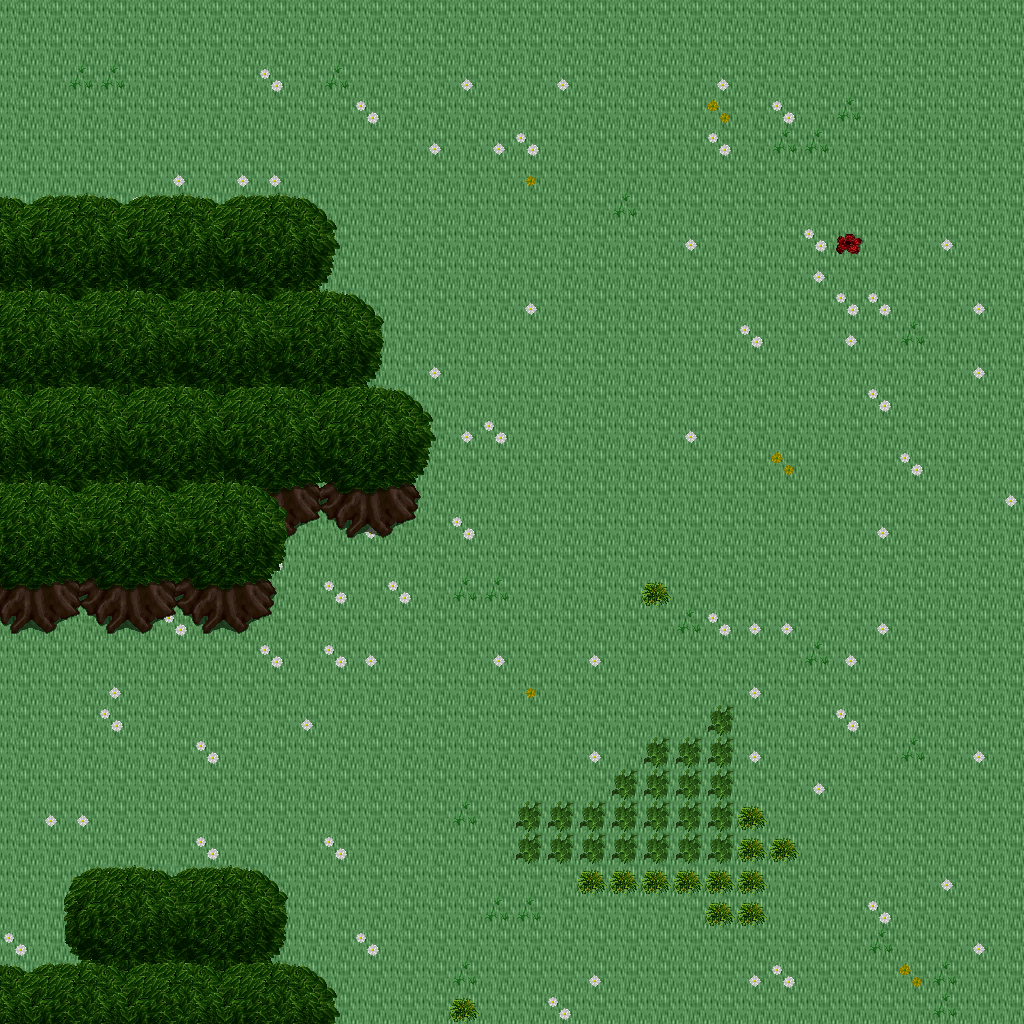

A level layout from a 2D game, rendered from its tile map. Below: a short description, then the map file with tile-grid data replaced by summaries:
An orthogonal 32x32 tile map with 32x32 px tiles, 5 tile layers (Ground, Objects, Objects2, Above, ...), 1 hidden layer not drawn, 13 tilesets.

<map version="1.10" tiledversion="1.11.0" orientation="orthogonal" renderorder="right-down" width="32" height="32" tilewidth="32" tileheight="32" infinite="0" nextlayerid="11" nextobjectid="1">
 <tileset firstgid="1" name="ground_ground" tilewidth="32" tileheight="32" tilecount="33" columns="3">
  <image source="../drawable/ground_ground.png" width="96" height="352" />
 </tileset>
 <tileset firstgid="34" name="plant_grasses" tilewidth="32" tileheight="32" tilecount="6" columns="3">
  <image source="../drawable/plant_grasses.png" width="96" height="64" />
 </tileset>
 <tileset firstgid="40" name="plant_flower_daisy_white" tilewidth="32" tileheight="32" tilecount="8" columns="2">
  <image source="../drawable/plant_flower_daisy_white.png" width="64" height="128" />
 </tileset>
 <tileset firstgid="48" name="plant_flower_daisy_yellow" tilewidth="32" tileheight="32" tilecount="8" columns="2">
  <image source="../drawable/plant_flower_daisy_yellow.png" width="64" height="128" />
 </tileset>
 <tileset firstgid="56" name="plant_bush_bushes" tilewidth="32" tileheight="32" tilecount="10" columns="5">
  <image source="../drawable/plant_bush_bushes.png" width="160" height="64" />
 </tileset>
 <tileset firstgid="66" name="plant_tree_tree_darkgreen" tilewidth="32" tileheight="32" tilecount="88" columns="8">
  <image source="../drawable/plant_tree_tree_darkgreen.png" width="256" height="352" />
 </tileset>
 <tileset firstgid="154" name="logic_creature_elf" tilewidth="32" tileheight="32" tilecount="16" columns="8">
  <image source="../drawable/logic_creature_elf.png" width="256" height="64" />
 </tileset>
 <tileset firstgid="170" name="logic_creature_rodent" tilewidth="32" tileheight="32" tilecount="8" columns="8">
  <image source="../drawable/logic_creature_rodent.png" width="256" height="32" />
 </tileset>
 <tileset firstgid="178" name="logic_creature_animal" tilewidth="32" tileheight="32" tilecount="32" columns="8">
  <image source="../drawable/logic_creature_animal.png" width="256" height="128" />
 </tileset>
 <tileset firstgid="210" name="logic_item_resources" tilewidth="32" tileheight="32" tilecount="6" columns="6">
  <image source="../drawable/logic_item_resources.png" width="192" height="32" />
 </tileset>
 <tileset firstgid="216" name="logic_item_mushroom" tilewidth="32" tileheight="32" tilecount="6" columns="6">
  <image source="../drawable/logic_item_mushroom.png" width="192" height="32" />
 </tileset>
 <tileset firstgid="222" name="logic_collision" tilewidth="32" tileheight="32" tilecount="1" columns="1">
  <image source="../drawable/logic_collision.png" width="32" height="32" />
 </tileset>
 <tileset firstgid="223" name="logic_item_herb" tilewidth="32" tileheight="32" tilecount="5" columns="5">
  <image source="../drawable/logic_item_herb.png" width="160" height="32" />
 </tileset>
 <layer id="1" name="Ground" width="32" height="32">
  <data>[1024 cells, 1024 non-empty, 1 distinct tile ids]</data>
 </layer>
 <layer id="2" name="Objects" width="32" height="32">
  <data>[1024 cells, 151 non-empty, 8 distinct tile ids]</data>
 </layer>
 <layer id="3" name="Objects2" width="32" height="32">
  <data>[1024 cells, 31 non-empty, 16 distinct tile ids]</data>
 </layer>
 <layer id="4" name="Above" width="32" height="32">
  <data>[1024 cells, 181 non-empty, 38 distinct tile ids]</data>
 </layer>
 <layer id="5" name="Above2" width="32" height="32">
  <data>[1024 cells, 7 non-empty, 2 distinct tile ids]</data>
 </layer>
 <layer id="6" name="Walkable" width="32" height="32" visible="0">
  <data>[1024 cells, 203 non-empty, 1 distinct tile ids]</data>
 </layer>
 <objectgroup id="7" name="Mapevents" />
 <objectgroup id="8" name="Spawn" />
 <objectgroup id="9" name="Keys" />
 <objectgroup id="10" name="Replace" />
</map>
